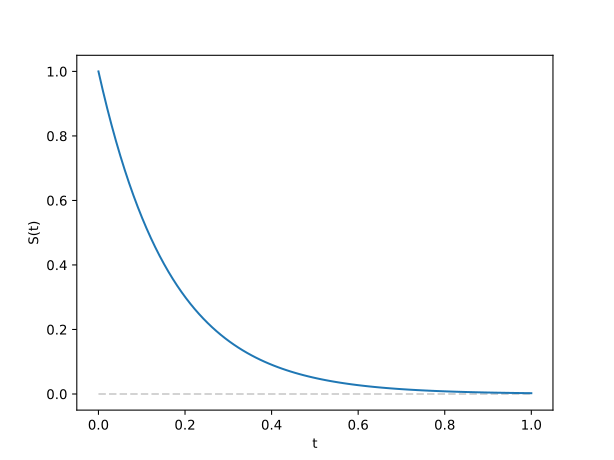

This figure's Python source:
import matplotlib as mpl
from mpl_toolkits.mplot3d import Axes3D
import numpy as np
import matplotlib.pyplot as plt

mpl.rcParams['legend.fontsize'] = 10
fig = plt.figure()
ax = fig.add_subplot(111)
t = np.linspace(0, 1, 100)
#  t = np.arange(0.0, 2.0, 0.01)
s = np.exp(-6*t)
print(t, s)
ax.plot(t, s)
ax.set(xlabel="t", ylabel="S(t)")
plt.hlines(0, 0, 1, linestyles="dashed", color="lightgrey")
#  min_v = -2
#  max_v = 2
#  for a in range(min_v, max_v):
    #  for b in range(min_v, max_v):
        #  for c in range(min_v, max_v):
            #  print("({},{},{})".format(a,b,c))
            #  x = a*np.exp(-2*t)
            #  y = (b/2 + c/2)*np.exp(-t)+(b/2-c/2)*np.exp(-3*t)
            #  z = (b/2+c/2)*np.exp(-t)-(b/2-c/2)*np.exp(-3*t)
            #  u = -2*x
            #  v = -2*y+z
            #  w = y-2*z
            #  ax.plot(x, y, z)
            #  ax.quiver(x, y, z, u, v, w, length=0, headlength=10)
#  ax.legend()
#  plt.show()
#  plt.show()
plt.savefig("p2.svg")
